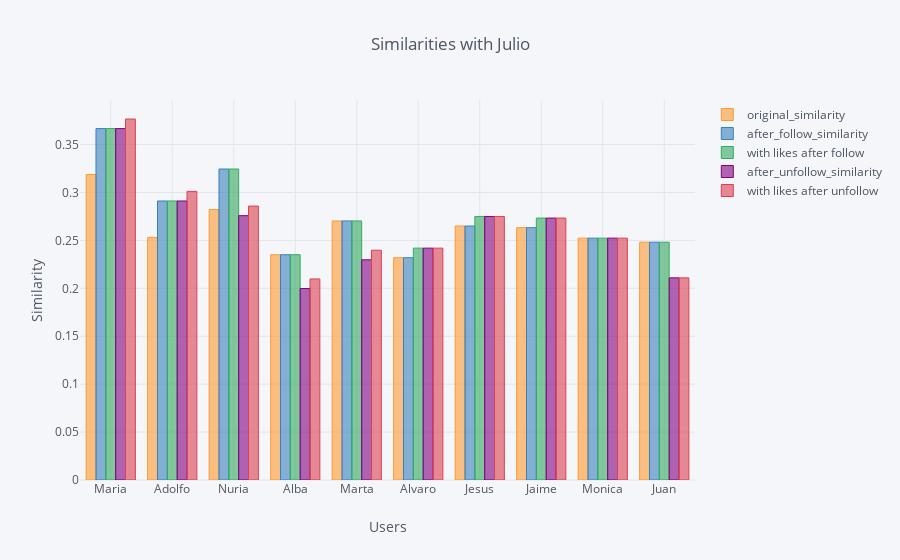

Notebook code cell kept with this figure:
### Code cell
final.iplot(kind='bar', x='plan_ori_id', title='Similarities with {}'.format(Nombre), 
            yTitle='Similarity', xTitle='Users')

### Figure 1 — Plotly figure (JSON) as saved in the notebook; plotly's stock layout.template omitted (floating-point values rounded to 4 significant figures)
{"data": [{"marker": {"color": "rgba(255, 153, 51, 0.6)", "line": {"color": "rgba(255, 153, 51, 1.0)", "width": 1}}, "name": "original_similarity", "orientation": "v", "text": "", "type": "bar", "uid": "e5783f14-920e-40e9-bd23-ec45ade82ade", "x": ["Maria", "Adolfo", "Nuria", "Alba", "Marta", "Alvaro", "Jesus", "Jaime", "Monica", "Juan"], "y": [0.3188, 0.2531, 0.2821, 0.235, 0.2703, 0.2319, 0.265, 0.2633, 0.2523, 0.2481]}, {"marker": {"color": "rgba(55, 128, 191, 0.6)", "line": {"color": "rgba(55, 128, 191, 1.0)", "width": 1}}, "name": "after_follow_similarity", "orientation": "v", "text": "", "type": "bar", "uid": "4b543547-f0f7-4c88-8044-7b7232177dc0", "x": ["Maria", "Adolfo", "Nuria", "Alba", "Marta", "Alvaro", "Jesus", "Jaime", "Monica", "Juan"], "y": [0.3666, 0.2911, 0.3245, 0.235, 0.2703, 0.2319, 0.265, 0.2633, 0.2523, 0.2481]}, {"marker": {"color": "rgba(50, 171, 96, 0.6)", "line": {"color": "rgba(50, 171, 96, 1.0)", "width": 1}}, "name": "with likes after follow", "orientation": "v", "text": "", "type": "bar", "uid": "4fcb3efc-0b11-4e7d-a0d3-4e90e832f5f0", "x": ["Maria", "Adolfo", "Nuria", "Alba", "Marta", "Alvaro", "Jesus", "Jaime", "Monica", "Juan"], "y": [0.3666, 0.2911, 0.3245, 0.235, 0.2703, 0.2419, 0.275, 0.2733, 0.2523, 0.2481]}, {"marker": {"color": "rgba(128, 0, 128, 0.6)", "line": {"color": "rgba(128, 0, 128, 1.0)", "width": 1}}, "name": "after_unfollow_similarity", "orientation": "v", "text": "", "type": "bar", "uid": "e9e31e99-cfd2-4ed4-8d6e-ef8951543b00", "x": ["Maria", "Adolfo", "Nuria", "Alba", "Marta", "Alvaro", "Jesus", "Jaime", "Monica", "Juan"], "y": [0.3666, 0.2911, 0.2758, 0.1998, 0.2297, 0.2419, 0.275, 0.2733, 0.2523, 0.2109]}, {"marker": {"color": "rgba(219, 64, 82, 0.6)", "line": {"color": "rgba(219, 64, 82, 1.0)", "width": 1}}, "name": "with likes after unfollow", "orientation": "v", "text": "", "type": "bar", "uid": "e15c6a8a-1b2e-4b4c-bba6-14bd82f29cbd", "x": ["Maria", "Adolfo", "Nuria", "Alba", "Marta", "Alvaro", "Jesus", "Jaime", "Monica", "Juan"], "y": [0.3766, 0.3011, 0.2858, 0.2098, 0.2397, 0.2419, 0.275, 0.2733, 0.2523, 0.2109]}], "layout": {"legend": {"bgcolor": "#F5F6F9", "font": {"color": "#4D5663"}}, "paper_bgcolor": "#F5F6F9", "plot_bgcolor": "#F5F6F9", "title": {"font": {"color": "#4D5663"}, "text": "Similarities with Julio"}, "xaxis": {"gridcolor": "#E1E5ED", "showgrid": true, "tickfont": {"color": "#4D5663"}, "title": {"font": {"color": "#4D5663"}, "text": "Users"}, "zerolinecolor": "#E1E5ED"}, "yaxis": {"gridcolor": "#E1E5ED", "showgrid": true, "tickfont": {"color": "#4D5663"}, "title": {"font": {"color": "#4D5663"}, "text": "Similarity"}, "zerolinecolor": "#E1E5ED"}}}
